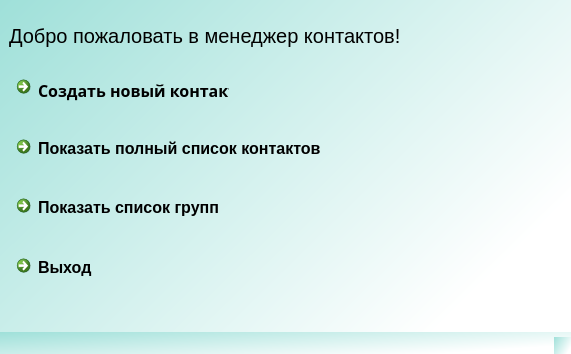
<?xml version="1.0" encoding="UTF-8"?>
<ui version="4.0">
 <class>ContactManager</class>
 <widget class="QMainWindow" name="ContactManager">
  <property name="geometry">
   <rect>
    <x>0</x>
    <y>0</y>
    <width>571</width>
    <height>354</height>
   </rect>
  </property>
  <property name="cursor">
   <cursorShape>ArrowCursor</cursorShape>
  </property>
  <property name="windowTitle">
   <string>MainWindow</string>
  </property>
  <property name="autoFillBackground">
   <bool>false</bool>
  </property>
  <property name="styleSheet">
   <string notr="true">QWidget {
    background: qlineargradient(spread:pad, x1:0, y1:0, x2:1, y2:0.590909, stop:0 rgba(159, 224, 217, 255), stop:1 rgba(255, 255, 255, 255));
}
</string>
  </property>
  <widget class="QWidget" name="centralwidget">
   <property name="minimumSize">
    <size>
     <width>571</width>
     <height>311</height>
    </size>
   </property>
   <widget class="QCommandLinkButton" name="btnCreateContact">
    <property name="enabled">
     <bool>true</bool>
    </property>
    <property name="geometry">
     <rect>
      <x>9</x>
      <y>69</y>
      <width>224</width>
      <height>42</height>
     </rect>
    </property>
    <property name="font">
     <font>
      <family>Manrope</family>
      <pointsize>-1</pointsize>
     </font>
    </property>
    <property name="cursor">
     <cursorShape>PointingHandCursor</cursorShape>
    </property>
    <property name="styleSheet">
     <string notr="true">QPushButton {
    font-family: &quot;Manrope&quot;;
    font-size: 16px;
    font-weight: regular;
	background: none;
}
</string>
    </property>
    <property name="text">
     <string>Создать новый контакт</string>
    </property>
   </widget>
   <widget class="QCommandLinkButton" name="btnShowAllContacts">
    <property name="geometry">
     <rect>
      <x>9</x>
      <y>129</y>
      <width>320</width>
      <height>42</height>
     </rect>
    </property>
    <property name="cursor">
     <cursorShape>PointingHandCursor</cursorShape>
    </property>
    <property name="styleSheet">
     <string notr="true">QPushButton {
    font-family: &quot;Manrope&quot;;
    font-size: 16px;
    font-weight: regular;
	background: none;
}
</string>
    </property>
    <property name="text">
     <string>Показать полный список контактов</string>
    </property>
   </widget>
   <widget class="QCommandLinkButton" name="btnExit">
    <property name="geometry">
     <rect>
      <x>9</x>
      <y>248</y>
      <width>172</width>
      <height>42</height>
     </rect>
    </property>
    <property name="cursor">
     <cursorShape>PointingHandCursor</cursorShape>
    </property>
    <property name="styleSheet">
     <string notr="true">QPushButton {
    font-family: &quot;Manrope&quot;;
    font-size: 16px;
    font-weight: regular;
	background: none;
}
</string>
    </property>
    <property name="text">
     <string>Выход</string>
    </property>
   </widget>
   <widget class="QCommandLinkButton" name="btnShowGroups">
    <property name="geometry">
     <rect>
      <x>9</x>
      <y>188</y>
      <width>223</width>
      <height>42</height>
     </rect>
    </property>
    <property name="cursor">
     <cursorShape>PointingHandCursor</cursorShape>
    </property>
    <property name="styleSheet">
     <string notr="true">QPushButton {
    font-family: &quot;Manrope&quot;;
    font-size: 16px;
    font-weight: regular;
	background: none;
}
</string>
    </property>
    <property name="text">
     <string>Показать список групп</string>
    </property>
   </widget>
   <widget class="QLabel" name="hello">
    <property name="enabled">
     <bool>true</bool>
    </property>
    <property name="geometry">
     <rect>
      <x>9</x>
      <y>20</y>
      <width>553</width>
      <height>31</height>
     </rect>
    </property>
    <property name="minimumSize">
     <size>
      <width>553</width>
      <height>31</height>
     </size>
    </property>
    <property name="layoutDirection">
     <enum>Qt::LayoutDirection::LeftToRight</enum>
    </property>
    <property name="styleSheet">
     <string notr="true">QLabel {
    font-family: &quot;Mustica Pro&quot;;
    font-size: 20px;
    font-weight: regular; 
	background: none;
}</string>
    </property>
    <property name="text">
     <string>Добро пожаловать в менеджер контактов!</string>
    </property>
   </widget>
  </widget>
  <widget class="QMenuBar" name="menubar">
   <property name="geometry">
    <rect>
     <x>0</x>
     <y>0</y>
     <width>571</width>
     <height>22</height>
    </rect>
   </property>
  </widget>
  <widget class="QStatusBar" name="statusbar"/>
 </widget>
 <resources>
  <include location="image.qrc"/>
 </resources>
 <connections/>
</ui>
